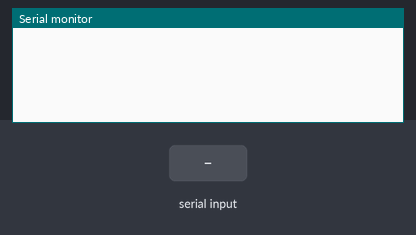
Simulated run of this sketch. Board: Arduino Uno, built with avr-gcc and run on an emulated ATmega328P. Shown: the last lines printed to the serial monitor. The inputs (shaded band) are chosen by the test bench.

Above: at 1.2 s.
1.3 s: "F" received over Serial
At 1.7 s:
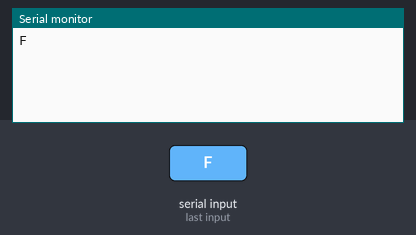
2.8 s: "B" received over Serial
At 4.1 s:
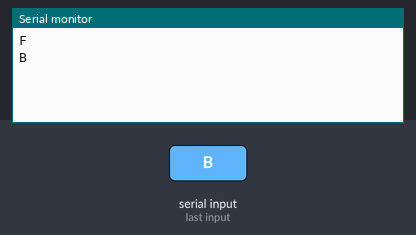

The sketch:

BluetoothTest.ino
```cpp
char inputChar = "";         // a String to hold incoming data
bool stringComplete = false;
int buzzer = 3;

void setup() {
  // put your setup code here, to run once:
  Serial.begin(9600);
  pinMode(OUTPUT,buzzer);

}

void loop() {
  // put your main code here, to run repeatedly:

  while(Serial.available()>0){
    inputChar= Serial.read();
    if (inputChar=='F'){
      Serial.println(inputChar);
    }
    else if (inputChar=='B'){
      Serial.println(inputChar);
    }
  }

}
```

Measured:
- after the input at 1.3 s, the serial monitor: prints a new line at once (image 1)
- after the input at 2.8 s, the serial monitor: prints a new line at once (image 2)
